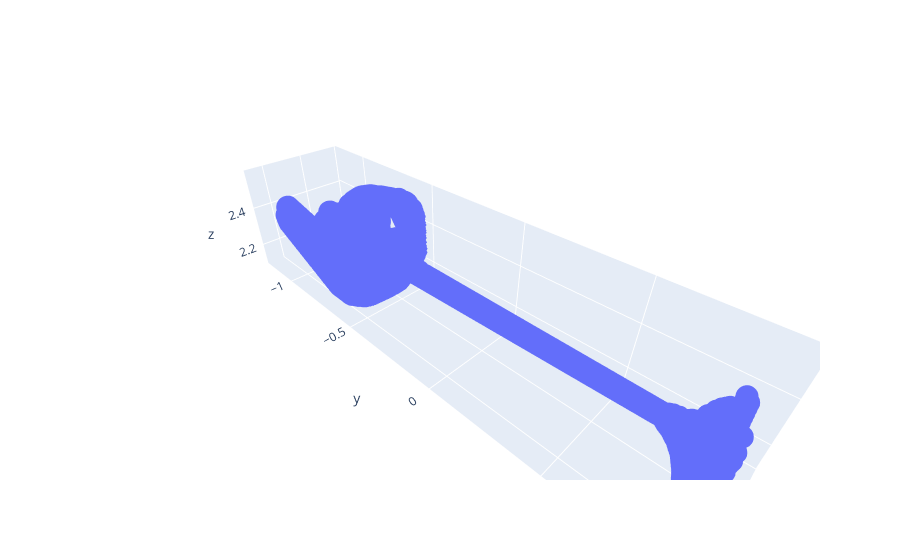

This figure's notebook cell:
### Code cell
pcd = o3d.io.read_point_cloud("/media/baymax/Elements/RRC/FinderNet Data/object pcds/gt_object_83.pcd")
print(pcd)
plot_open3d_pointcloud(pcd)

### Figure 1 — Plotly figure (JSON) as saved in the notebook; plotly's stock layout.template omitted (floating-point values rounded to 4 significant figures; data arrays with more than 128 entries replaced by an {"elided": "..."} marker saying what was removed)
{"data": [{"mode": "markers", "type": "scatter3d", "x": {"elided": "6391 float values"}, "y": {"elided": "6391 float values"}, "z": {"elided": "6391 float values"}}], "layout": {"scene": {"aspectmode": "data"}}}
